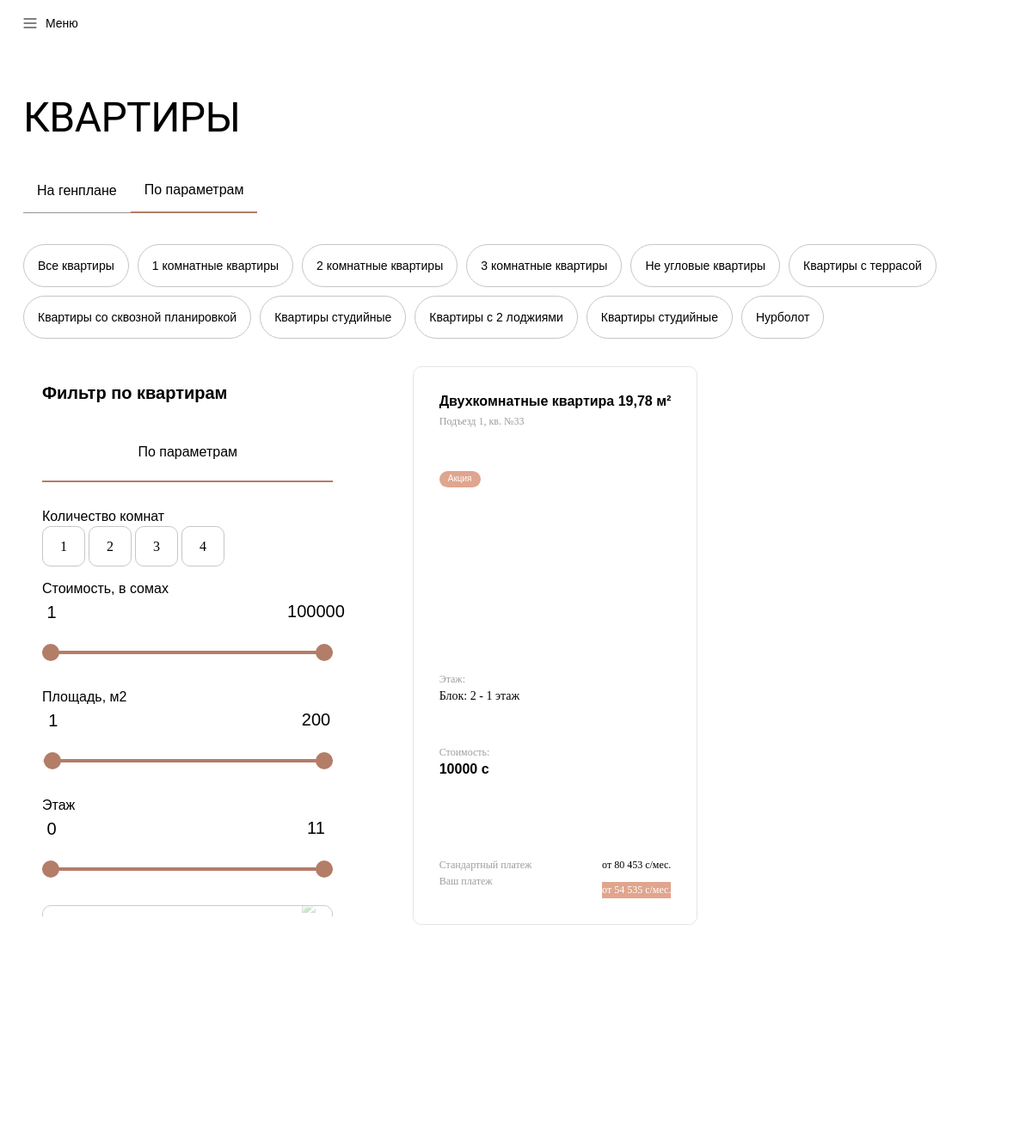
The page /catalog/?room=2 (upper part) on the database as committed earlier.
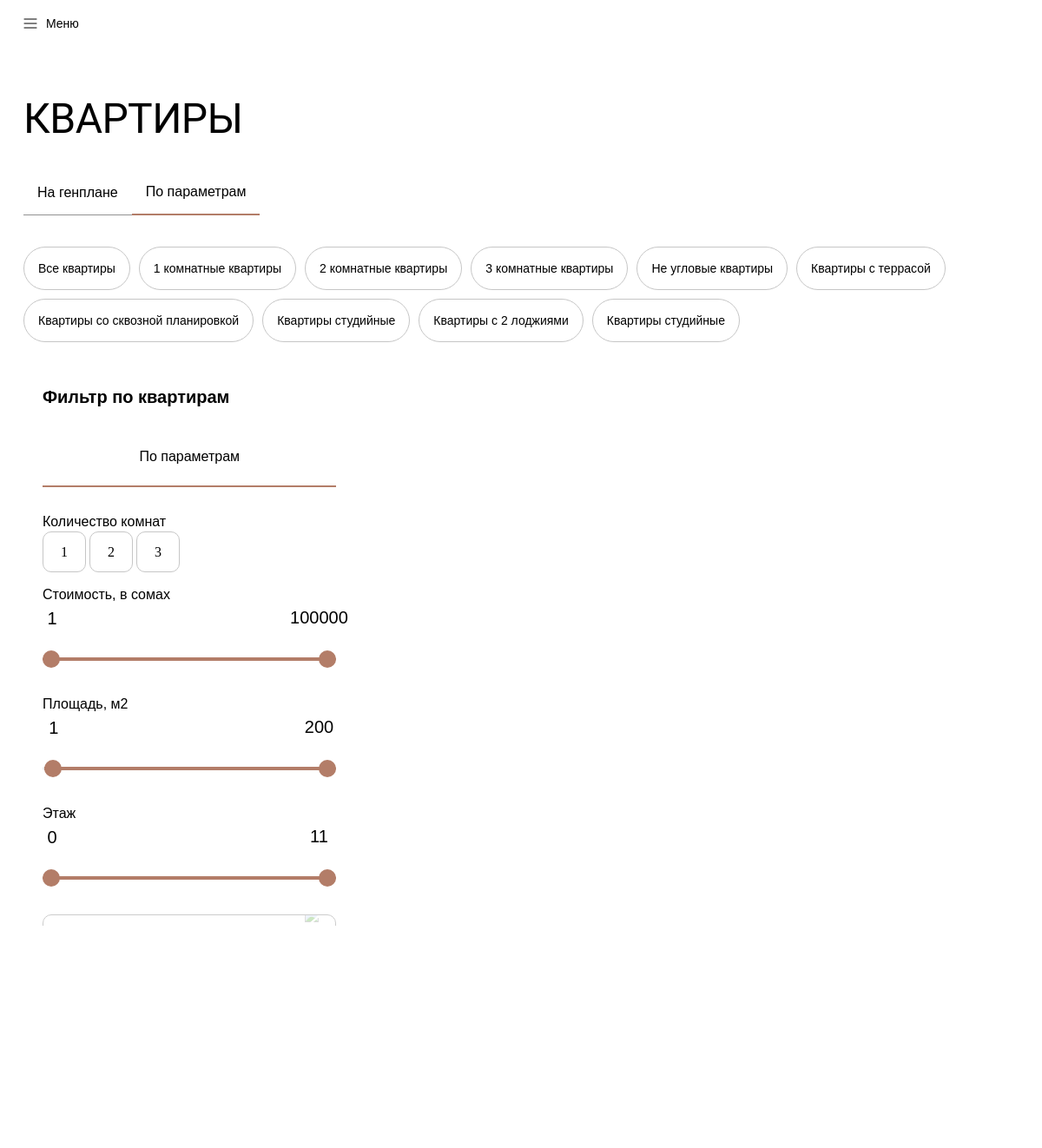
The same page on the database as committed later.
### apps/apartment/models.py (models this page shows, shortened)
class Category(models.Model):
    title = models.CharField(
        max_length = 255,
        verbose_name = "Название категории",
        blank= True, null = True
    )
    class Meta:
        verbose_name = "Категория квартир"
        verbose_name_plural = "Категория квартир"

class Rooms(models.Model):
    title = models.CharField(
        max_length = 255,
        verbose_name = "Сколько Комнат"
    )
    def __str__(self):
        return self.title
    class Meta:
        verbose_name = "Добавить Комнаты"
        verbose_name_plural = "Добавить Комнаты"

class Apartment(models.Model):
    category = models.ForeignKey(
        Category,
        related_name = "category_room",
        on_delete = models.CASCADE,
        verbose_name = "Выбрерите категорию"
    )
    floor = models.ForeignKey(
        Floor,
        related_name='floor_form',
        on_delete = models.CASCADE,
        verbose_name = "Сколько этаж",
    )
    room = models.ForeignKey(
        Rooms,
        on_delete = models.CASCADE,
        verbose_name = "Выбрерите сколько комнат"
    )
    status = models.ForeignKey(
        Status,
        related_name = "choise_room",
        on_delete = models.CASCADE,
        verbose_name = "Выбрерите статус"
    )
    razmer = models.FloatField(
        verbose_name = "Введите размер"
    )
    info = models.CharField(
        max_length = 255,
        verbose_name ="Дополнительная информация",
        blank = True,null=True
    )
    layote = ResizedImageField(
        force_format="WEBP",
        quality=100,
        upload_to='layote/',
        verbose_name="Фотография планировки",
        blank = True,null=True
    )
    plan = ResizedImageField(
        force_format="WEBP",
        quality=100,
        upload_to='plan/',
        verbose_name="Фотография на плане этажа",
        blank = True,null=True
    )
    object = ResizedImageField(
        force_format="WEBP",
        quality=100,
        upload_to='object/',
        verbose_name="Фотография на объекте",
        blank = True,null=True
    )
    price = models.IntegerField(
        verbose_name = "Цена"
    )
    exploitation = models.CharField(
        max_length = 255,
        verbose_name = "Ввод в эксплуатацию"
    )
    layout_text = models.CharField(
        max_length = 255,
        verbose_name = "Тип планировок "
    )
    pdf = models.FileField(
        upload_to='pdfs/',
        blank=True, null=True
    )
    class Meta:
        verbose_name = "Добавить Квартиру"
        verbose_name_plural = "Добавить Квартиру"

class Status(models.Model):
    title = models.CharField(
        max_length = 255,
        verbose_name = "Статус квартиры"
    )
    it = models.IntegerField(
        verbose_name = "Id"
    )
    def __str__(self):
        return self.title
    class Meta:
        verbose_name = "Добавить Статус"
        verbose_name_plural = "Добавить Статус"

class Floor(models.Model):
    block = models.ForeignKey(
        'Block',
        on_delete=models.CASCADE,
        verbose_name="Выбрать блок"
    )
    title = models.IntegerField(
        default=0,
        verbose_name="этаж"
    )
    def __str__(self):
        return f"{self.block} - {self.title} этаж"
    class Meta:
        verbose_name = "Добавить Этаж"
        verbose_name_plural = "Добавить Этажи"

class Block(models.Model):
    number = models.IntegerField(
        default = 0,
        verbose_name = "Название блока"
    )
    date = models.DateTimeField(
        blank=True,null = True,
        verbose_name = "Дата сдачи"
    )
    it = models.IntegerField(
        verbose_name = "Нумерация",
        blank=True,null=True
    )
    def __str__(self):
        return f"Блок: {self.number}"
    class Meta:
        verbose_name = "Добавить Блок"
        verbose_name_plural = "Добавить Блоки"

### apps/apartment/views.py (the view, shortened to what this page needs)
# urls.py: path('catalog/', views.catalog, name="catalog"),
def catalog(request):
    settings = Settings.objects.latest("id")
    apartments = models.Apartment.objects.all()
    categories = models.Category.objects.all()
    category_id = request.GET.get('category')
    if category_id:
        apartments = apartments.filter(category__id=category_id)
    rooms = models.Rooms.objects.all()
    rooms_id = request.GET.get("room")
    if rooms_id:
        apartments = apartments.filter(room_id=rooms_id)
    features = models.Osob.objects.all()
    feature_id = request.GET.get('Ben')  # Получаем ID выбранной особенности из запроса
    if feature_id and feature_id != "0":
        apartments = apartments.filter(apartmentosob__title_id=feature_id)
    search_form = ApartmentSearchForm(request.GET or None)
    apartment_count = apartments.count()
    contactinfo = ContactInfo.objects.latest('id')
    return render(request, 'catalog.html', locals())

### apps/apartment/forms.py
class ApartmentSearchForm(forms.Form):
    min_price = forms.IntegerField(label='Минимальная цена', required=False)
    max_price = forms.IntegerField(label='Максимальная цена', required=False)
    min_size = forms.FloatField(label='Минимальный размер', required=False)
    max_size = forms.FloatField(label='Максимальный размер', required=False)
    floor = forms.ModelChoiceField(queryset=Floor.objects.all(), required=False, label='Этаж')
    category = forms.ModelChoiceField(queryset=Category.objects.all(), required=False, label='Категория')
    rooms = forms.ModelChoiceField(queryset=Rooms.objects.all(), required=False, label='Количество комнат')
    status = forms.ModelChoiceField(queryset=Status.objects.all(), required=False, label='Статус')

### templates/catalog.html (shortened to what the changed rows need)
{% load static %}
<!DOCTYPE html>
<html lang="en">
  <head>
    <link rel="stylesheet" href="{% static 'assets/styles/style.css' %}" />
    <link rel="stylesheet" href="{% static 'assets/styles/swiperStyle.css' %}" />
  </head>
  <body>
    <br />  <br />
    <br />
    <br />
    <main class="main" style="padding: 0 27px">
      <br />
      <h1>КВАРТИРЫ</h1>
      <br /><br />
      <div class="filterList">
        <a href="{% url 'catalog' %}" class="filterItem">Все квартиры</a>
        {% for category in categories %}
        <a href="{% url 'catalog' %}?category={{ category.id }}" class="filterItem">{{ category.title }}</a>
        {% endfor %}
      </div>
    </main>
    <div class="filterZone" style="padding: 0 27px">
      <div class="scrollBar" >
        <div class="leftFilteredZone">
          <h1>Фильтр по квартирам</h1>
          <div>
            <h2>Количество комнат</h2>
            {% for room in rooms %}
              <a style='color:black' href="{% url 'catalog' %}?room={{ room.id }}" class="roomButton">{{ room.id }}</a>
            {% endfor %}
          </div>
          <div>
            <h2>Стоимость, в сомах</h2>
            <br /><br />
          </div>
          <div>
            <h2>Площадь, м2</h2>
            <br /><br />
          </div>
          <div>
            <h2>Этаж</h2>
            <br /><br />
          </div>
        </div>
      </div>
      <div class="flatList">
        {% for apartment in apartments %}
        <a href="{% url 'planing' apartment.id %}">
          <div class="flatListCard">
            <div class="cardHead">
              <h1>{{apartment.room}} квартира {{apartment.razmer}} м²</h1>
              <p>{{apartment.info}}</p>
            </div>
            {% if apartment.status%}
            <button class="flatMetka">{{apartment.status}}</button>
            {% endif %}
            <br />
            <div class="cardFlatImage">
            </div>
            <br />
            <div class="cardFlatInf">
              <p>Этаж:</p>
              <h2>{{apartment.floor}} </h2>
            </div>
            <div class="cardFlatInf">
              <p>Стоимость:</p>
              <h1>{{apartment.price}} с</h1>
            </div>
            <br />
            <div class="cardFootFlat">
              <div>
                <h1>Стандартный платеж <img width="14px" src="{% static 'assets/svg/div.tooltip-circle.svg' %}" alt="" /></h1>
                <h1>Ваш платеж <img width="14px" src="{% static 'assets/svg/div.tooltip-circle — копия.svg' %}" alt="" /></h1>
              </div>
              <div>
                <h2>от 80 453 с/мес.</h2>
                <h3>от 54 535 с/мес.</h3>
              </div>
            </div>
          </div>
        </a>
        {% endfor %}
      </div>
    </div>
    <br /><br />
    <br /><br /><br /><br />
  </body>
  </body>
</html>

Rows that differ between the two databases and show on the page:
removed Category: title "Нурболот"
removed Rooms: id "4"
removed Apartment: room "Двухкомнатные", razmer "19,78", info "Подъезд 1, кв. №33", status "Акция", floor "Блок: 2 - 1 этаж", price "10000"
